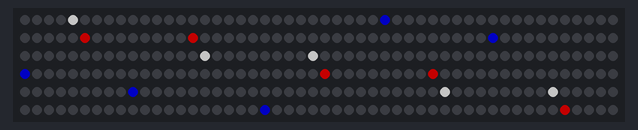
Bench run of a sketch on a simulated Arduino Uno, built with avr-gcc and run on an emulated ATmega328P. Parts: 300 RGB LEDs in strip order, left to right, continuing on the next row. Dim RGB values are drawn brighter than linear; what the sketch prints to the serial monitor is not drawn.

Above: at 0.16 s.
At 3.81 s:
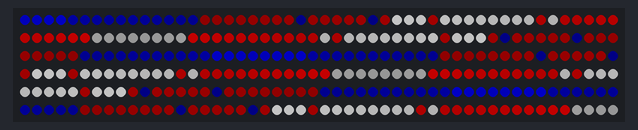
At 7.76 s:
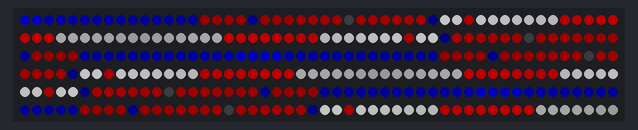
At 15.65 s:
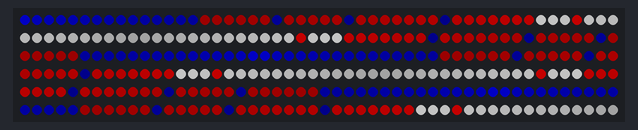
At 23.55 s:
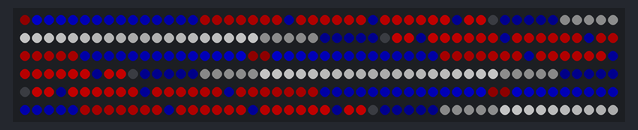
At 31.45 s:
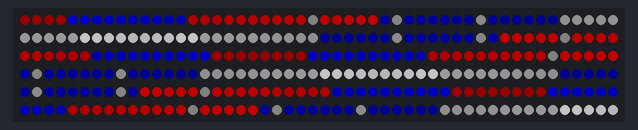

The sketch:

phaseBeat_copied.ino
```cpp
//CODE from https://github.com/s-marley/FastLED-basics/blob/main/4.%20Waves%20and%20blur/phaseBeat/phaseBeat.ino
//SEE https://www.youtube.com/watch?v=2owTxbrmY-s&list=PLgXkGn3BBAGi5dTOCuEwrLuFtfz0kGFTC&index=4

#include <FastLED.h>

#define NUM_LEDS  60
#define NUM_LEDS_STRIP  300

#define LED_PIN   2

CRGB leds[NUM_LEDS_STRIP];

void setup() {
  FastLED.addLeds<WS2812B, LED_PIN, GRB>(leds, NUM_LEDS_STRIP);
  FastLED.setBrightness(96);

  Serial.begin(57600);
}


void copyLEDs(){ //copies the settings of the first 30 leds around the stick
  for (int i=0;i<60;i++){
  leds[i+120]=leds[i];
  leds[i+240]=leds[i];
  leds[120-1-i]=leds[i];
  leds[240-1-i]=leds[i];
}
}
void loop() {

 /* uint8_t sinBeat   = beatsin8(30, 0, NUM_LEDS - 1, 0, 0);
  uint8_t sinBeat2  = beatsin8(30, 0, NUM_LEDS - 1, 0, 85);
  uint8_t sinBeat3  = beatsin8(30, 0, NUM_LEDS - 1, 0, 170);
*/
  // If you notice that your pattern is missing out certain LEDs, you
  // will need to use the higher resolution beatsin16 instead. In this
  // case remove the 3 lines above and replace them with the following:
   uint16_t sinBeat   = beatsin16(30, 0, NUM_LEDS - 1, 0, 0);
   uint16_t sinBeat2  = beatsin16(30, 0, NUM_LEDS - 1, 0, 21845);
   uint16_t sinBeat3  = beatsin16(30, 0, NUM_LEDS - 1, 0, 43690);

  leds[sinBeat]   = CRGB::Blue;
  leds[sinBeat2]  = CRGB::Red;
  leds[sinBeat3]  = CRGB::White;

  fadeToBlackBy(leds, NUM_LEDS, 10);

  EVERY_N_MILLISECONDS(10){
    Serial.print(sinBeat);
    Serial.print(",");
    Serial.print(sinBeat2);
    Serial.print(",");
    Serial.println(sinBeat3);
  }
copyLEDs();
  FastLED.show();
}
```
